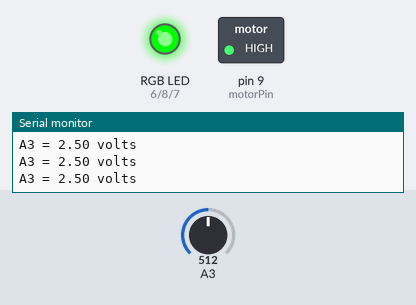
Recording of a sketch running on a simulated Arduino Uno, built with avr-gcc and run on an emulated ATmega328P. Parts: switched loads named in the sketch (green lamp = pin HIGH), an RGB LED mixed from three pins (HIGH = lit), the last lines printed to the serial monitor. The test bench sets the inputs (shaded band); at power-on: A3 = 512.

Above: at 1.2 s.
1.3 s: A3 set to 420
4.3 s: A3 set to 396
At 5.2 s:
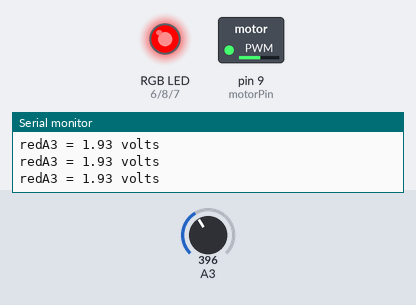
5.8 s: A3 set to 511
At 6.1 s:
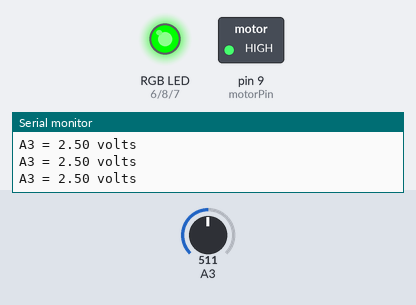
7.3 s: A3 set to 306
At 8.0 s:
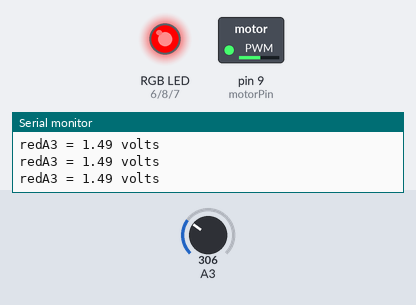
Timing chart, 0 to 9.8 s (numbered marks = the images above; inputs shaded):
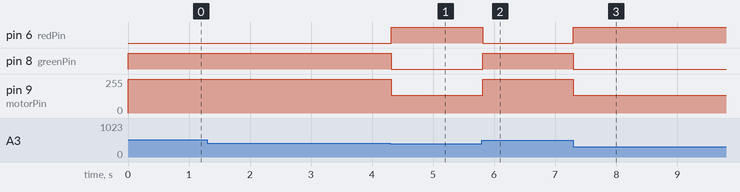

The sketch:

project.ino
```cpp
int redPin = 6;
int greenPin = 8;
int bluePin = 7;
int motorPin = 9;

void setup()
{
  Serial.begin(9600);

  pinMode(redPin, OUTPUT);
  pinMode(greenPin, OUTPUT);
  pinMode(bluePin, OUTPUT);
  pinMode(motorPin, OUTPUT);
}

void loop()
{
  Serial.print("A3 = ");
  Serial.print(volts(A3));
  Serial.println(" volts");
  if(volts(A3)<=2.0){
    setColor(255, 0, 0); // red
    setFan(135);
    Serial.print("red");
  }
  if(volts(A3)>2.0){
    setColor(0, 255, 0); // green
    setFan(255);
  }

/*
  setColor(0, 255, 0); // green
  delay(1000);
  setColor(255, 255, 0); // yellow
  delay(1000);
  setColor(255, 0, 0); // red
*/
}

float volts(int Pin)
{
 return float(analogRead(Pin)) * 5.0 / 1024.0;
}

// Send RGB values to the LED pins
void setColor(int red, int green, int blue){
 analogWrite(redPin, red);
 analogWrite(greenPin, green);
 analogWrite(bluePin, blue);
}

void setFan(int speed){
    analogWrite(motorPin, speed);
}
```

Measured:
- the behaviour switches between 410 and 409 on A3 (found by bisection; images 0 and 1)
- after the input at 4.3 s, pin 6 (redPin): LOW → HIGH at once; pin 8 (greenPin): HIGH → LOW at once; pin 9 (motorPin): 255/255 → 135/255 at once
- after the input at 5.8 s, pin 6 (redPin): HIGH → LOW at once; pin 8 (greenPin): LOW → HIGH at once; pin 9 (motorPin): 135/255 → 255/255 at once
- after the input at 7.3 s, pin 6 (redPin): LOW → HIGH at once; pin 8 (greenPin): HIGH → LOW at once; pin 9 (motorPin): 255/255 → 135/255 at once
